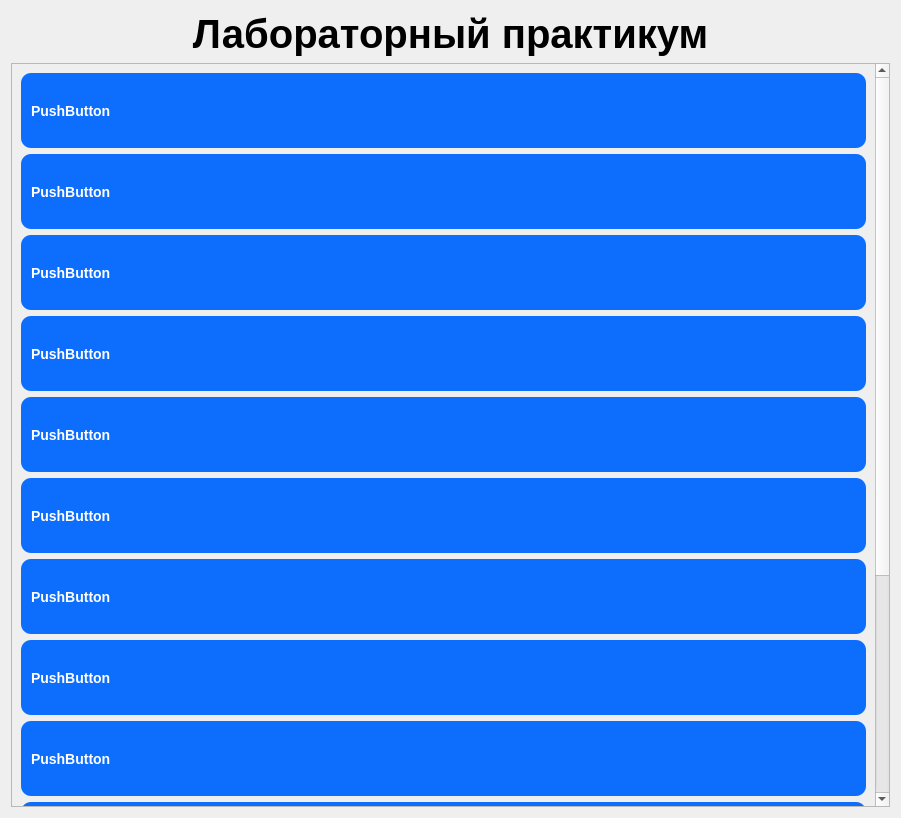
<?xml version="1.0" encoding="UTF-8"?>
<ui version="4.0">
 <class>Form</class>
 <widget class="QWidget" name="Form">
  <property name="geometry">
   <rect>
    <x>0</x>
    <y>0</y>
    <width>901</width>
    <height>818</height>
   </rect>
  </property>
  <property name="windowTitle">
   <string>Form</string>
  </property>
  <property name="styleSheet">
   <string notr="true">QPushButton{
	background-color: #0d6efd;
	color: #fff;
	width: 50px;
	height: 75px;
	font-size: 14px;
	font-weight: bold;
	text-align: left;
	border-top-left-radius: 10px;
	border-top-right-radius: 10px;
	border-bottom-left-radius: 10px;
	border-bottom-right-radius: 10px;
	padding-left:10px ;
}

QLabel{
	font-size: 40px;
	font-weight: bold;
	text-align: center;
}
</string>
  </property>
  <layout class="QGridLayout" name="gridLayout">
   <item row="1" column="0">
    <widget class="QScrollArea" name="scrollArea">
     <property name="widgetResizable">
      <bool>true</bool>
     </property>
     <widget class="QWidget" name="scrollAreaWidgetContents">
      <property name="geometry">
       <rect>
        <x>0</x>
        <y>0</y>
        <width>864</width>
        <height>1065</height>
       </rect>
      </property>
      <layout class="QGridLayout" name="gridLayout_2">
       <item row="13" column="0">
        <widget class="QPushButton" name="pushButton_10">
         <property name="text">
          <string>PushButton</string>
         </property>
        </widget>
       </item>
       <item row="0" column="0">
        <widget class="QPushButton" name="pushButton">
         <property name="text">
          <string>PushButton</string>
         </property>
        </widget>
       </item>
       <item row="9" column="0">
        <widget class="QPushButton" name="pushButton_2">
         <property name="text">
          <string>PushButton</string>
         </property>
        </widget>
       </item>
       <item row="8" column="0">
        <widget class="QPushButton" name="pushButton_8">
         <property name="text">
          <string>PushButton</string>
         </property>
        </widget>
       </item>
       <item row="4" column="0">
        <widget class="QPushButton" name="pushButton_7">
         <property name="text">
          <string>PushButton</string>
         </property>
        </widget>
       </item>
       <item row="6" column="0">
        <widget class="QPushButton" name="pushButton_9">
         <property name="text">
          <string>PushButton</string>
         </property>
        </widget>
       </item>
       <item row="12" column="0">
        <widget class="QPushButton" name="pushButton_11">
         <property name="text">
          <string>PushButton</string>
         </property>
        </widget>
       </item>
       <item row="2" column="0">
        <widget class="QPushButton" name="pushButton_4">
         <property name="text">
          <string>PushButton</string>
         </property>
        </widget>
       </item>
       <item row="3" column="0">
        <widget class="QPushButton" name="pushButton_5">
         <property name="text">
          <string>PushButton</string>
         </property>
        </widget>
       </item>
       <item row="1" column="0">
        <widget class="QPushButton" name="pushButton_3">
         <property name="text">
          <string>PushButton</string>
         </property>
        </widget>
       </item>
       <item row="10" column="0">
        <widget class="QPushButton" name="pushButton_13">
         <property name="text">
          <string>PushButton</string>
         </property>
        </widget>
       </item>
       <item row="11" column="0">
        <widget class="QPushButton" name="pushButton_12">
         <property name="text">
          <string>PushButton</string>
         </property>
        </widget>
       </item>
       <item row="7" column="0">
        <widget class="QPushButton" name="pushButton_6">
         <property name="text">
          <string>PushButton</string>
         </property>
        </widget>
       </item>
      </layout>
     </widget>
    </widget>
   </item>
   <item row="0" column="0">
    <widget class="QLabel" name="label">
     <property name="text">
      <string>Лабораторный практикум</string>
     </property>
     <property name="alignment">
      <set>Qt::AlignCenter</set>
     </property>
    </widget>
   </item>
  </layout>
 </widget>
 <resources/>
 <connections/>
</ui>
